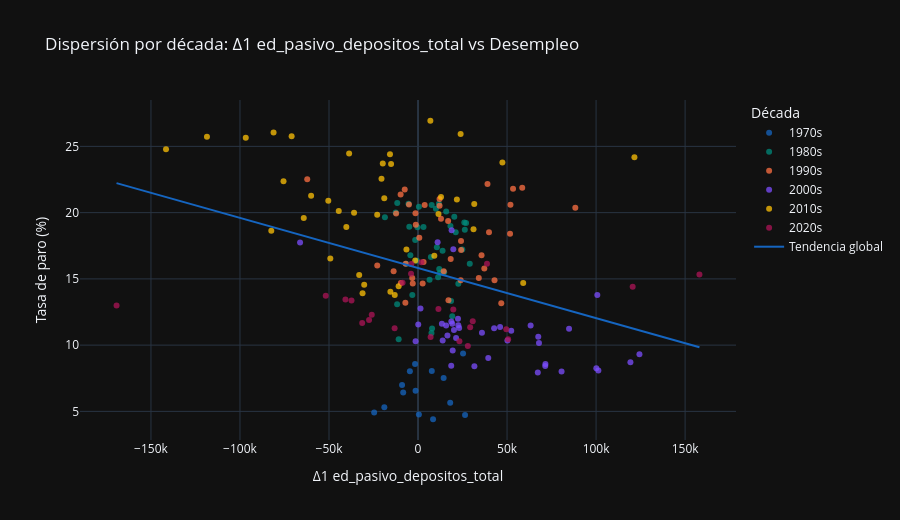

Notebook code cell kept with this figure:
### Markdown cell above
### Análisis:

La correlación global de Pearson entre Δ1 de `ed_pasivo_depositos_total` y `tasa_paro_ambos_sexos_total` es de -0,3203, valor moderado que la correlación rodante (ventana 20 periodos) muestra inestable y dependiente del régimen. La correlación móvil cruza el cero en múltiples ocasiones y recorre un rango aproximado entre -0,80 y +0,45: alcanza valores próximos a +0,40 en 1981-1982 y a +0,45 en 1993-1994, próximos a +0,40 en 2022-2023, y por el lado negativo desciende a valores cercanos a -0,50 en 1989-1990, próximos a -0,65 entre 2007 y 2010 y a -0,80 en torno a 2011-2012. La correlación rodante permanece por encima de la global de -0,3203 durante tramos prolongados de las décadas de los setenta, ochenta, mediados de los noventa, 2000-2005 y 2018-2023, y por debajo solo en episodios concretos asociados a recesión y a crisis de deuda. Este patrón indica que la relación lineal contemporánea entre el cambio en depósitos y el paro no es estable y se intensifica en sentido negativo en los episodios de crisis. La caracterización del cruzado se completa en la fase de feature engineering.### Análisis:

### Code cell
df_cross['decada'] = (df_cross.index.year // 10 * 10).astype(str) + 's'
paleta_decadas = ['#1565C0', '#00897B', '#FF7043', '#7C4DFF', '#FFC107', '#AD1457']

df_scatter = df_cross.reset_index().rename(columns={'index': 'fecha', df_cross.index.name or 'index': 'fecha'})
if 'fecha' not in df_scatter.columns:
    df_scatter.insert(0, 'fecha', df_cross.index.strftime('%Y-%m-%d'))
else:
    df_scatter['fecha'] = pd.to_datetime(df_scatter['fecha']).dt.strftime('%Y-%m-%d')

fig = px.scatter(
    df_scatter, x='banca_pasivo', y='parados',
    color='decada',
    hover_data=['fecha'],
    trendline='ols',
    trendline_scope='overall',
    color_discrete_sequence=paleta_decadas,
    title=f'Dispersión por década: {main_s9_label} vs Desempleo',
    labels={
        'banca_pasivo': main_s9_label,
        'parados': 'Tasa de paro (%)',
        'decada': 'Década', 'fecha': 'Fecha',
    },
)
fig.for_each_trace(lambda t: t.update(name='Tendencia global') if t.name == 'Overall Trendline' else None)
fig.update_traces(marker=dict(size=6, opacity=0.75))
fig.update_layout(height=520)
fig.show()

### Figure 1 — Plotly figure (JSON) as saved in the notebook; plotly's stock layout.template omitted (floating-point values rounded to 4 significant figures; data arrays with more than 128 entries replaced by an {"elided": "..."} marker saying what was removed)
{"data": [{"customdata": [["1976-07-01"], ["1976-10-01"], ["1977-01-01"], ["1977-04-01"], ["1977-07-01"], ["1977-10-01"], ["1978-01-01"], ["1978-04-01"], ["1978-07-01"], ["1978-10-01"], ["1979-01-01"], ["1979-04-01"], ["1979-07-01"], ["1979-10-01"]], "hovertemplate": "Década=1970s<br>Δ1 ed_pasivo_depositos_total=%{x}<br>Tasa de paro (%)=%{y}<br>Fecha=%{customdata[0]}<extra></extra>", "legendgroup": "1970s", "marker": {"color": "#1565C0", "opacity": 0.75, "size": 6, "symbol": "circle"}, "mode": "markers", "name": "1970s", "orientation": "v", "showlegend": true, "type": "scatter", "x": [8450.0, 26410.0, -24630.0, 484.4, -18920.0, 18070.0, -8321.0, -1378.0, -8961.0, 14390.0, -4576.0, 7733.0, -1673.0, 25310.0], "xaxis": "x", "y": [4.407, 4.721, 4.92, 4.763, 5.318, 5.656, 6.418, 6.551, 6.998, 7.529, 8.025, 8.052, 8.579, 9.361], "yaxis": "y"}, {"customdata": [["1980-01-01"], ["1980-04-01"], ["1980-07-01"], ["1980-10-01"], ["1981-01-01"], ["1981-04-01"], ["1981-07-01"], ["1981-10-01"], ["1982-01-01"], ["1982-04-01"], ["1982-07-01"], ["1982-10-01"], ["1983-01-01"], ["1983-04-01"], ["1983-07-01"], ["1983-10-01"], ["1984-01-01"], ["1984-04-01"], ["1984-07-01"], ["1984-10-01"], ["1985-01-01"], ["1985-04-01"], ["1985-07-01"], ["1985-10-01"], ["1986-01-01"], ["1986-04-01"], ["1986-07-01"], ["1986-10-01"], ["1987-01-01"], ["1987-04-01"], ["1987-07-01"], ["1987-10-01"], ["1988-01-01"], ["1988-04-01"], ["1988-07-01"], ["1988-10-01"], ["1989-01-01"], ["1989-04-01"], ["1989-07-01"], ["1989-10-01"]], "hovertemplate": "Década=1980s<br>Δ1 ed_pasivo_depositos_total=%{x}<br>Tasa de paro (%)=%{y}<br>Fecha=%{customdata[0]}<extra></extra>", "legendgroup": "1980s", "marker": {"color": "#00897B", "opacity": 0.75, "size": 6, "symbol": "circle"}, "mode": "markers", "name": "1980s", "orientation": "v", "showlegend": true, "type": "scatter", "x": [-10880.0, 7550.0, 7896.0, 19220.0, -11730.0, 18560.0, -3210.0, 22640.0, 11280.0, 6478.0, 14700.0, -6637.0, -4297.0, -606.4, 7226.0, 10590.0, -4900.0, 18220.0, 26000.0, 10040.0, -5361.0, 11730.0, 486.9, 7682.0, -11670.0, 15810.0, -18600.0, 20370.0, -12550.0, 27000.0, 3078.0, 26280.0, -299.7, 21170.0, -1599.0, 24860.0, 13790.0, 29070.0, 12350.0, 11910.0], "xaxis": "x", "y": [10.44, 10.91, 11.26, 12.18, 13.09, 13.34, 13.78, 14.63, 15.12, 14.93, 15.5, 16.15, 16.78, 16.37, 16.64, 17.39, 18.94, 18.99, 19.25, 20.3, 20.68, 20.68, 20.44, 20.58, 20.72, 20.09, 19.66, 19.68, 20.0, 19.22, 18.92, 18.7, 18.9, 18.52, 17.93, 17.22, 17.12, 16.15, 15.46, 15.74], "yaxis": "y"}, {"customdata": [["1990-01-01"], ["1990-04-01"], ["1990-07-01"], ["1990-10-01"], ["1991-01-01"], ["1991-04-01"], ["1991-07-01"], ["1991-10-01"], ["1992-01-01"], ["1992-04-01"], ["1992-07-01"], ["1992-10-01"], ["1993-01-01"], ["1993-04-01"], ["1993-07-01"], ["1993-10-01"], ["1994-01-01"], ["1994-04-01"], ["1994-07-01"], ["1994-10-01"], ["1995-01-01"], ["1995-04-01"], ["1995-07-01"], ["1995-10-01"], ["1996-01-01"], ["1996-04-01"], ["1996-07-01"], ["1996-10-01"], ["1997-01-01"], ["1997-04-01"], ["1997-07-01"], ["1997-10-01"], ["1998-01-01"], ["1998-04-01"], ["1998-07-01"], ["1998-10-01"], ["1999-01-01"], ["1999-04-01"], ["1999-07-01"], ["1999-10-01"]], "hovertemplate": "Década=1990s<br>Δ1 ed_pasivo_depositos_total=%{x}<br>Tasa de paro (%)=%{y}<br>Fecha=%{customdata[0]}<extra></extra>", "legendgroup": "1990s", "marker": {"color": "#FF7043", "opacity": 0.75, "size": 6, "symbol": "circle"}, "mode": "markers", "name": "1990s", "orientation": "v", "showlegend": true, "type": "scatter", "x": [-13710.0, 34130.0, -9634.0, 23960.0, 42960.0, -2962.0, -3256.0, 14410.0, -22900.0, 3119.0, 35680.0, 51690.0, -12310.0, 88340.0, 12080.0, 58530.0, -62230.0, 39010.0, -7473.0, 53370.0, -9764.0, 3729.0, 12090.0, 51920.0, -5086.0, -1430.0, 12900.0, 16890.0, -1245.0, 39870.0, 712.3, 24150.0, 24210.0, 18360.0, -6942.0, 37230.0, 2607.0, 17100.0, -7112.0, 46760.0], "xaxis": "x", "y": [15.58, 15.08, 14.69, 14.9, 14.89, 14.65, 15.06, 15.59, 16.01, 16.28, 16.78, 18.41, 19.94, 20.38, 21.02, 21.88, 22.52, 22.17, 21.75, 21.8, 21.37, 20.58, 20.51, 20.6, 20.62, 19.96, 19.54, 19.38, 19.08, 18.51, 18.1, 17.86, 17.19, 16.5, 16.13, 15.78, 14.65, 13.39, 13.19, 13.16], "yaxis": "y"}, {"customdata": [["2000-01-01"], ["2000-04-01"], ["2000-07-01"], ["2000-10-01"], ["2001-01-01"], ["2001-04-01"], ["2001-07-01"], ["2001-10-01"], ["2002-01-01"], ["2002-04-01"], ["2002-07-01"], ["2002-10-01"], ["2003-01-01"], ["2003-04-01"], ["2003-07-01"], ["2003-10-01"], ["2004-01-01"], ["2004-04-01"], ["2004-07-01"], ["2004-10-01"], ["2005-01-01"], ["2005-04-01"], ["2005-07-01"], ["2005-10-01"], ["2006-01-01"], ["2006-04-01"], ["2006-07-01"], ["2006-10-01"], ["2007-01-01"], ["2007-04-01"], ["2007-07-01"], ["2007-10-01"], ["2008-01-01"], ["2008-04-01"], ["2008-07-01"], ["2008-10-01"], ["2009-01-01"], ["2009-04-01"], ["2009-07-01"], ["2009-10-01"]], "hovertemplate": "Década=2000s<br>Δ1 ed_pasivo_depositos_total=%{x}<br>Tasa de paro (%)=%{y}<br>Fecha=%{customdata[0]}<extra></extra>", "legendgroup": "2000s", "marker": {"color": "#7C4DFF", "opacity": 0.75, "size": 6, "symbol": "circle"}, "mode": "markers", "name": "2000s", "orientation": "v", "showlegend": true, "type": "scatter", "x": [1396.0, 18690.0, 13410.0, 63250.0, 35910.0, 13840.0, -1370.0, 67530.0, 122.9, 20180.0, 15780.0, 19260.0, 22440.0, 42730.0, 23110.0, 46100.0, 22650.0, 52350.0, 16520.0, 21380.0, 67930.0, 124400.0, 31660.0, 119300.0, 39450.0, 18650.0, 101300.0, 100100.0, 71450.0, 67270.0, 80630.0, 71550.0, 19470.0, 50210.0, 84820.0, 100700.0, 19820.0, 11000.0, -66240.0, 18860.0], "xaxis": "x", "y": [12.76, 11.79, 11.61, 11.48, 10.94, 10.35, 10.3, 10.63, 11.55, 11.15, 11.49, 11.61, 11.99, 11.28, 11.3, 11.37, 11.5, 11.09, 10.74, 10.53, 10.17, 9.319, 8.411, 8.705, 9.027, 8.443, 8.084, 8.264, 8.419, 7.932, 8.006, 8.57, 9.603, 10.36, 11.23, 13.79, 17.24, 17.77, 17.75, 18.66], "yaxis": "y"}, {"customdata": [["2010-01-01"], ["2010-04-01"], ["2010-07-01"], ["2010-10-01"], ["2011-01-01"], ["2011-04-01"], ["2011-07-01"], ["2011-10-01"], ["2012-01-01"], ["2012-04-01"], ["2012-07-01"], ["2012-10-01"], ["2013-01-01"], ["2013-04-01"], ["2013-07-01"], ["2013-10-01"], ["2014-01-01"], ["2014-04-01"], ["2014-07-01"], ["2014-10-01"], ["2015-01-01"], ["2015-04-01"], ["2015-07-01"], ["2015-10-01"], ["2016-01-01"], ["2016-04-01"], ["2016-07-01"], ["2016-10-01"], ["2017-01-01"], ["2017-04-01"], ["2017-07-01"], ["2017-10-01"], ["2018-01-01"], ["2018-04-01"], ["2018-07-01"], ["2018-10-01"], ["2019-01-01"], ["2019-04-01"], ["2019-07-01"], ["2019-10-01"]], "hovertemplate": "Década=2010s<br>Δ1 ed_pasivo_depositos_total=%{x}<br>Tasa de paro (%)=%{y}<br>Fecha=%{customdata[0]}<extra></extra>", "legendgroup": "2010s", "marker": {"color": "#FFC107", "opacity": 0.75, "size": 6, "symbol": "circle"}, "mode": "markers", "name": "2010s", "orientation": "v", "showlegend": true, "type": "scatter", "x": [-22930.0, 11490.0, -64180.0, -44530.0, -18960.0, 31580.0, -60050.0, -20510.0, 121500.0, -15750.0, -141500.0, -70990.0, 6928.0, -81140.0, -96740.0, -118600.0, 23930.0, -38700.0, -15130.0, -19800.0, 47390.0, -75550.0, 12920.0, -50400.0, 21830.0, -35930.0, -40260.0, -82410.0, 31170.0, -6512.0, -1571.0, -49260.0, 9162.0, -33050.0, -30230.0, -10890.0, 59080.0, -15520.0, -31160.0, -13080.0], "xaxis": "x", "y": [19.84, 19.89, 19.59, 20.11, 21.08, 20.64, 21.28, 22.56, 24.19, 24.4, 24.79, 25.77, 26.94, 26.06, 25.65, 25.73, 25.93, 24.47, 23.67, 23.7, 23.78, 22.37, 21.18, 20.9, 21.0, 20.0, 18.91, 18.63, 18.75, 17.22, 16.38, 16.55, 16.74, 15.28, 14.55, 14.45, 14.7, 14.02, 13.92, 13.78], "yaxis": "y"}, {"customdata": [["2020-01-01"], ["2020-04-01"], ["2020-07-01"], ["2020-10-01"], ["2021-01-01"], ["2021-04-01"], ["2021-07-01"], ["2021-10-01"], ["2022-01-01"], ["2022-04-01"], ["2022-07-01"], ["2022-10-01"], ["2023-01-01"], ["2023-04-01"], ["2023-07-01"], ["2023-10-01"], ["2024-01-01"], ["2024-04-01"], ["2024-07-01"], ["2024-10-01"], ["2025-01-01"], ["2025-04-01"], ["2025-07-01"], ["2025-10-01"]], "hovertemplate": "Década=2020s<br>Δ1 ed_pasivo_depositos_total=%{x}<br>Tasa de paro (%)=%{y}<br>Fecha=%{customdata[0]}<extra></extra>", "legendgroup": "2020s", "marker": {"color": "#AD1457", "opacity": 0.75, "size": 6, "symbol": "circle"}, "mode": "markers", "name": "2020s", "orientation": "v", "showlegend": true, "type": "scatter", "x": [120600.0, 158100.0, 1931.0, -3740.0, 38740.0, -3910.0, -8667.0, -40770.0, -51830.0, 19820.0, 11470.0, -169300.0, -37350.0, -31350.0, -27500.0, 30730.0, -25990.0, -13140.0, 49560.0, 7061.0, 29280.0, 23250.0, 50600.0, 27970.0], "xaxis": "x", "y": [14.41, 15.33, 16.26, 16.13, 16.14, 15.39, 14.71, 13.44, 13.73, 12.69, 12.73, 12.99, 13.38, 11.67, 11.89, 11.8, 12.29, 11.27, 11.21, 10.61, 11.36, 10.29, 10.45, 9.932], "yaxis": "y"}, {"hovertemplate": "<b>OLS trendline</b><br>parados = -3.78232e-05 * banca_pasivo + 15.822<br>R<sup>2</sup>=0.102622<br><br>Δ1 ed_pasivo_depositos_total=%{x}<br>Tasa de paro (%)=%{y} <b>(trend)</b><extra></extra>", "legendgroup": "Overall Trendline", "line": {"color": "#1565C0"}, "marker": {"opacity": 0.75, "size": 6}, "mode": "lines", "name": "Tendencia global", "showlegend": true, "type": "scatter", "x": {"elided": "198 float values"}, "xaxis": "x", "y": {"elided": "198 float values"}, "yaxis": "y"}], "layout": {"height": 520, "legend": {"title": {"text": "Década"}, "tracegroupgap": 0}, "title": {"text": "Dispersión por década: Δ1 ed_pasivo_depositos_total vs Desempleo"}, "xaxis": {"anchor": "y", "domain": [0.0, 1.0], "title": {"text": "Δ1 ed_pasivo_depositos_total"}}, "yaxis": {"anchor": "x", "domain": [0.0, 1.0], "title": {"text": "Tasa de paro (%)"}}}}
